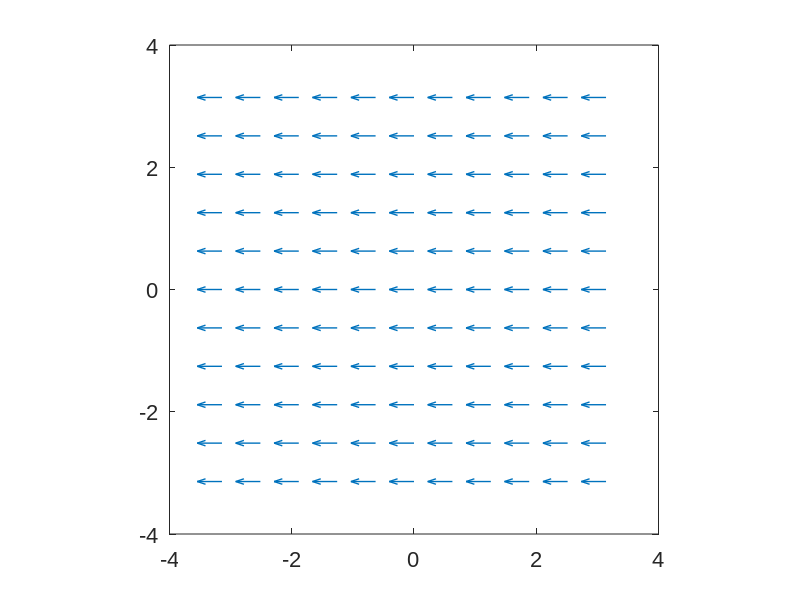
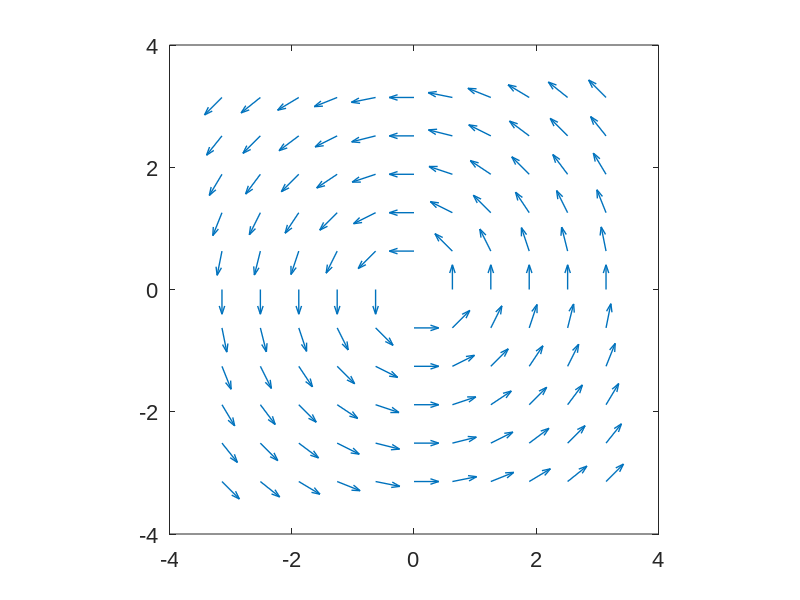

MATLAB code for these plots, in order:
function Draw2DVectorFields

close all;
clear all;
clc;

kx = -pi:pi/5:pi;
ky = kx;

[Kx,Ky] = meshgrid(kx,ky);


%% Field #1, (-1,0)

u = -1*ones(size(Kx));
v = zeros(size(Kx));

quiver(Kx,Ky,u,v,.5,'LineWidth',1);
axis equal;
set(gca,'FontName','Arial','FontSize',16,'XLim',[-4,4],'YLim',[-4,4]);


FileName = '2DVF0';
[pathstr, name, ext] = fileparts(mfilename('fullpath'));
FileName = horzcat(pathstr,'/',FileName,'.jpeg');

print(gcf,'-djpeg',FileName)

test = 1;

%% Field #2, (-y,x)
u = zeros(size(Kx));
v = u;
Norms = sqrt(Kx.^2+Ky.^2);

DL = length(Kx);
i = 1;
while i <= numel(Kx)
    row = mod(i,DL)-DL*floor((mod(i,DL)-1)/DL);
    col = ceil(i/DL);
    
    try Norms(row,col)==0
    catch err
        test = 1;
    end
    
    if Norms(row,col)==0;
    else
        u(row,col) = -Ky(row,col)/Norms(row,col);
        v(row,col) = Kx(row,col)/Norms(row,col);
    end
    i = i+1;
end


quiver(Kx,Ky,u,v,.5,'LineWidth',1);
axis equal;
set(gca,'FontName','Arial','FontSize',16,'XLim',[-4,4],'YLim',[-4,4]);

FileName = '2DVF1';
[pathstr, name, ext] = fileparts(mfilename('fullpath'));
FileName = horzcat(pathstr,'/',FileName,'.jpeg');

print(gcf,'-djpeg',FileName)

test = 1;